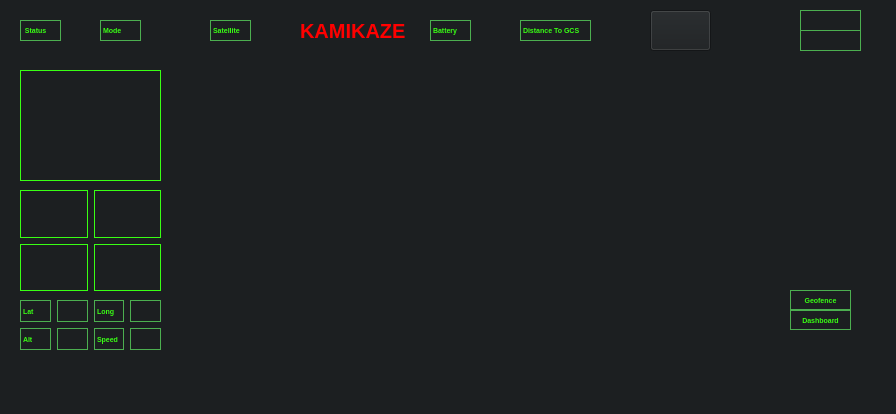
<?xml version="1.0" encoding="UTF-8"?>
<ui version="4.0">
 <class>MainWindow</class>
 <widget class="QMainWindow" name="MainWindow">
  <property name="geometry">
   <rect>
    <x>0</x>
    <y>0</y>
    <width>896</width>
    <height>414</height>
   </rect>
  </property>
  <property name="windowTitle">
   <string>MainWindow</string>
  </property>
  <property name="styleSheet">
   <string notr="true">background-color: #1C1F21;
</string>
  </property>
  <widget class="QWidget" name="centralwidget">
   <widget class="QWidget" name="webEngineViewPlaceholder" native="true">
    <property name="geometry">
     <rect>
      <x>20</x>
      <y>70</y>
      <width>141</width>
      <height>111</height>
     </rect>
    </property>
    <property name="styleSheet">
     <string notr="true"/>
    </property>
   </widget>
   <widget class="QWidget" name="webEngineViewPlaceholder_2" native="true">
    <property name="geometry">
     <rect>
      <x>190</x>
      <y>70</y>
      <width>661</width>
      <height>271</height>
     </rect>
    </property>
    <property name="styleSheet">
     <string notr="true"/>
    </property>
    <widget class="QPushButton" name="pushButton_2">
     <property name="geometry">
      <rect>
       <x>600</x>
       <y>240</y>
       <width>61</width>
       <height>20</height>
      </rect>
     </property>
     <property name="styleSheet">
      <string notr="true">font-family: 'Orbitron', sans-serif;
color: #39FF14;
font-size: 5pt;
text-align: center; 
border: 1px solid #4CAF50;
font-weight: bold; </string>
     </property>
     <property name="text">
      <string>Dashboard</string>
     </property>
    </widget>
   </widget>
   <widget class="QLabel" name="label_22">
    <property name="geometry">
     <rect>
      <x>20</x>
      <y>70</y>
      <width>141</width>
      <height>111</height>
     </rect>
    </property>
    <property name="styleSheet">
     <string notr="true">font-family: 'Orbitron', sans-serif;
color: #39FF14;
font-size: 14pt;
text-align: center; 
border: 1px solid #39FF14;
font-weight: bold; 
background-color: rbga(0,0,0,0);</string>
    </property>
    <property name="text">
     <string/>
    </property>
   </widget>
   <widget class="QPushButton" name="pushButton_4">
    <property name="geometry">
     <rect>
      <x>790</x>
      <y>290</y>
      <width>61</width>
      <height>20</height>
     </rect>
    </property>
    <property name="styleSheet">
     <string notr="true">font-family: 'Orbitron', sans-serif;
color: #39FF14;
font-size: 5pt;
text-align: center; 
border: 1px solid #4CAF50;
font-weight: bold; </string>
    </property>
    <property name="text">
     <string>Geofence</string>
    </property>
   </widget>
   <widget class="QLabel" name="label_12">
    <property name="geometry">
     <rect>
      <x>480</x>
      <y>20</y>
      <width>31</width>
      <height>21</height>
     </rect>
    </property>
    <property name="styleSheet">
     <string notr="true">font-family: 'Orbitron', sans-serif;
color: #39FF14;
font-size: 5pt;
text-align: center; 

font-weight: bold; </string>
    </property>
    <property name="text">
     <string/>
    </property>
   </widget>
   <widget class="QTextBrowser" name="DATE">
    <property name="geometry">
     <rect>
      <x>800</x>
      <y>10</y>
      <width>61</width>
      <height>21</height>
     </rect>
    </property>
    <property name="styleSheet">
     <string notr="true">font-family: 'Orbitron', sans-serif;
color: #39FF14;
font-size: 5pt;
text-align: center; 
border: 1px solid #4CAF50;
font-weight: bold; </string>
    </property>
   </widget>
   <widget class="QLabel" name="label_13">
    <property name="geometry">
     <rect>
      <x>150</x>
      <y>20</y>
      <width>51</width>
      <height>21</height>
     </rect>
    </property>
    <property name="styleSheet">
     <string notr="true">font-family: 'Orbitron', sans-serif;
color: #39FF14;
font-size: 5pt;
text-align: center; 

font-weight: bold; </string>
    </property>
    <property name="text">
     <string/>
    </property>
   </widget>
   <widget class="QPushButton" name="pushButton_3">
    <property name="geometry">
     <rect>
      <x>650</x>
      <y>10</y>
      <width>61</width>
      <height>41</height>
     </rect>
    </property>
    <property name="layoutDirection">
     <enum>Qt::RightToLeft</enum>
    </property>
    <property name="autoFillBackground">
     <bool>false</bool>
    </property>
    <property name="styleSheet">
     <string notr="true"/>
    </property>
    <property name="text">
     <string/>
    </property>
    <property name="iconSize">
     <size>
      <width>77</width>
      <height>60</height>
     </size>
    </property>
   </widget>
   <widget class="QLabel" name="label_6">
    <property name="geometry">
     <rect>
      <x>100</x>
      <y>20</y>
      <width>41</width>
      <height>21</height>
     </rect>
    </property>
    <property name="styleSheet">
     <string notr="true">font-family: 'Orbitron', sans-serif;
color: #39FF14;
font-size: 5pt;
text-align: center; 
border: 1px solid #4CAF50;
font-weight: bold; </string>
    </property>
    <property name="text">
     <string>Mode</string>
    </property>
   </widget>
   <widget class="QLabel" name="label_28">
    <property name="geometry">
     <rect>
      <x>520</x>
      <y>20</y>
      <width>71</width>
      <height>21</height>
     </rect>
    </property>
    <property name="styleSheet">
     <string notr="true">font-family: 'Orbitron', sans-serif;
color: #39FF14;
font-size: 5pt;
text-align: center; 
border: 1px solid #4CAF50;
font-weight: bold; </string>
    </property>
    <property name="text">
     <string>Distance To GCS</string>
    </property>
   </widget>
   <widget class="QLabel" name="label_8">
    <property name="geometry">
     <rect>
      <x>300</x>
      <y>21</y>
      <width>121</width>
      <height>20</height>
     </rect>
    </property>
    <property name="styleSheet">
     <string notr="true">font-family: 'Orbitron', sans-serif;
color: red;
font-size: 15pt;
text-align: center; 

font-weight: bold; </string>
    </property>
    <property name="text">
     <string>KAMIKAZE</string>
    </property>
   </widget>
   <widget class="QLabel" name="label_29">
    <property name="geometry">
     <rect>
      <x>210</x>
      <y>20</y>
      <width>41</width>
      <height>21</height>
     </rect>
    </property>
    <property name="styleSheet">
     <string notr="true">font-family: 'Orbitron', sans-serif;
color: #39FF14;
font-size: 5pt;
text-align: center; 
border: 1px solid #4CAF50;
font-weight: bold; </string>
    </property>
    <property name="text">
     <string>Satellite</string>
    </property>
   </widget>
   <widget class="QLabel" name="label_17">
    <property name="geometry">
     <rect>
      <x>260</x>
      <y>20</y>
      <width>31</width>
      <height>21</height>
     </rect>
    </property>
    <property name="styleSheet">
     <string notr="true">font-family: 'Orbitron', sans-serif;
color: #39FF14;
font-size: 5pt;
text-align: center; 

font-weight: bold; </string>
    </property>
    <property name="text">
     <string/>
    </property>
   </widget>
   <widget class="QTextBrowser" name="TIME">
    <property name="geometry">
     <rect>
      <x>800</x>
      <y>30</y>
      <width>61</width>
      <height>21</height>
     </rect>
    </property>
    <property name="styleSheet">
     <string notr="true">font-family: 'Orbitron', sans-serif;
color: #39FF14;
font-size: 5pt;
text-align: center; 
border: 1px solid #4CAF50;
font-weight: bold; </string>
    </property>
   </widget>
   <widget class="QLabel" name="label_23">
    <property name="geometry">
     <rect>
      <x>600</x>
      <y>20</y>
      <width>31</width>
      <height>21</height>
     </rect>
    </property>
    <property name="styleSheet">
     <string notr="true">font-family: 'Orbitron', sans-serif;
color: #39FF14;
font-size: 5pt;
text-align: center; 

font-weight: bold; </string>
    </property>
    <property name="text">
     <string/>
    </property>
   </widget>
   <widget class="QLabel" name="label_7">
    <property name="geometry">
     <rect>
      <x>20</x>
      <y>20</y>
      <width>41</width>
      <height>21</height>
     </rect>
    </property>
    <property name="styleSheet">
     <string notr="true">font-family: 'Orbitron', sans-serif;
color: #39FF14;
font-size: 5pt;
text-align: center; 
border: 1px solid #4CAF50;
font-weight: bold; </string>
    </property>
    <property name="text">
     <string> Status</string>
    </property>
   </widget>
   <widget class="QLabel" name="label_30">
    <property name="geometry">
     <rect>
      <x>430</x>
      <y>20</y>
      <width>41</width>
      <height>21</height>
     </rect>
    </property>
    <property name="styleSheet">
     <string notr="true">font-family: 'Orbitron', sans-serif;
color: #39FF14;
font-size: 5pt;
text-align: center; 
border: 1px solid #4CAF50;
font-weight: bold; </string>
    </property>
    <property name="text">
     <string>Battery</string>
    </property>
   </widget>
   <widget class="QWidget" name="">
    <property name="geometry">
     <rect>
      <x>20</x>
      <y>190</y>
      <width>141</width>
      <height>101</height>
     </rect>
    </property>
    <layout class="QGridLayout" name="gridLayout">
     <item row="0" column="0">
      <widget class="QLabel" name="label_2">
       <property name="styleSheet">
        <string notr="true">border: 1px solid #39FF14;


</string>
       </property>
       <property name="text">
        <string/>
       </property>
      </widget>
     </item>
     <item row="0" column="1">
      <widget class="QLabel" name="label_3">
       <property name="styleSheet">
        <string notr="true">border: 1px solid #39FF14;


</string>
       </property>
       <property name="text">
        <string/>
       </property>
      </widget>
     </item>
     <item row="1" column="0">
      <widget class="QLabel" name="label">
       <property name="styleSheet">
        <string notr="true">border: 1px solid #39FF14;


</string>
       </property>
       <property name="text">
        <string/>
       </property>
      </widget>
     </item>
     <item row="1" column="1">
      <widget class="QLabel" name="label_5">
       <property name="styleSheet">
        <string notr="true">border: 1px solid #39FF14;


</string>
       </property>
       <property name="text">
        <string/>
       </property>
      </widget>
     </item>
    </layout>
   </widget>
   <widget class="QWidget" name="">
    <property name="geometry">
     <rect>
      <x>20</x>
      <y>300</y>
      <width>141</width>
      <height>50</height>
     </rect>
    </property>
    <layout class="QGridLayout" name="gridLayout_2">
     <item row="0" column="0">
      <widget class="QLabel" name="label_18">
       <property name="styleSheet">
        <string notr="true">font-family: 'Orbitron', sans-serif;
color: #39FF14;
font-size: 5pt;
text-align: center; 
border: 1px solid #4CAF50;
font-weight: bold; </string>
       </property>
       <property name="text">
        <string>Lat</string>
       </property>
      </widget>
     </item>
     <item row="0" column="1">
      <widget class="QLabel" name="label_4">
       <property name="styleSheet">
        <string notr="true">font-family: 'Orbitron', sans-serif;
color: #39FF14;
font-size: 5pt;
text-align: center; 
border: 1px solid #4CAF50;
font-weight: bold; </string>
       </property>
       <property name="text">
        <string/>
       </property>
      </widget>
     </item>
     <item row="0" column="2">
      <widget class="QLabel" name="label_20">
       <property name="styleSheet">
        <string notr="true">font-family: 'Orbitron', sans-serif;
color: #39FF14;
font-size: 5pt;
text-align: center; 
border: 1px solid #4CAF50;
font-weight: bold; </string>
       </property>
       <property name="text">
        <string>Long</string>
       </property>
      </widget>
     </item>
     <item row="0" column="3">
      <widget class="QLabel" name="label_16">
       <property name="styleSheet">
        <string notr="true">font-family: 'Orbitron', sans-serif;
color: #39FF14;
font-size: 5pt;
text-align: center; 
border: 1px solid #4CAF50;
font-weight: bold; </string>
       </property>
       <property name="text">
        <string/>
       </property>
      </widget>
     </item>
     <item row="1" column="0">
      <widget class="QLabel" name="label_19">
       <property name="styleSheet">
        <string notr="true">font-family: 'Orbitron', sans-serif;
color: #39FF14;
font-size: 5pt;
text-align: center; 
border: 1px solid #4CAF50;
font-weight: bold; </string>
       </property>
       <property name="text">
        <string>Alt</string>
       </property>
      </widget>
     </item>
     <item row="1" column="1">
      <widget class="QLabel" name="label_14">
       <property name="styleSheet">
        <string notr="true">font-family: 'Orbitron', sans-serif;
color: #39FF14;
font-size: 5pt;
text-align: center; 
border: 1px solid #4CAF50;
font-weight: bold; </string>
       </property>
       <property name="text">
        <string/>
       </property>
      </widget>
     </item>
     <item row="1" column="2">
      <widget class="QLabel" name="label_21">
       <property name="styleSheet">
        <string notr="true">font-family: 'Orbitron', sans-serif;
color: #39FF14;
font-size: 5pt;
text-align: center; 
border: 1px solid #4CAF50;
font-weight: bold; </string>
       </property>
       <property name="text">
        <string>Speed</string>
       </property>
      </widget>
     </item>
     <item row="1" column="3">
      <widget class="QLabel" name="label_15">
       <property name="styleSheet">
        <string notr="true">font-family: 'Orbitron', sans-serif;
color: #39FF14;
font-size: 5pt;
text-align: center; 
border: 1px solid #4CAF50;
font-weight: bold; </string>
       </property>
       <property name="text">
        <string/>
       </property>
      </widget>
     </item>
    </layout>
   </widget>
   <zorder>webEngineViewPlaceholder_2</zorder>
   <zorder>label_2</zorder>
   <zorder>label_3</zorder>
   <zorder>label</zorder>
   <zorder>label_5</zorder>
   <zorder>webEngineViewPlaceholder</zorder>
   <zorder>label_4</zorder>
   <zorder>label_14</zorder>
   <zorder>label_15</zorder>
   <zorder>label_16</zorder>
   <zorder>label_18</zorder>
   <zorder>label_19</zorder>
   <zorder>label_20</zorder>
   <zorder>label_21</zorder>
   <zorder>label_22</zorder>
   <zorder>pushButton_4</zorder>
   <zorder>label_12</zorder>
   <zorder>DATE</zorder>
   <zorder>label_13</zorder>
   <zorder>pushButton_3</zorder>
   <zorder>label_6</zorder>
   <zorder>label_28</zorder>
   <zorder>label_8</zorder>
   <zorder>label_29</zorder>
   <zorder>label_17</zorder>
   <zorder>TIME</zorder>
   <zorder>label_23</zorder>
   <zorder>label_7</zorder>
   <zorder>label_30</zorder>
  </widget>
  <widget class="QStatusBar" name="statusbar"/>
 </widget>
 <resources/>
 <connections/>
</ui>
